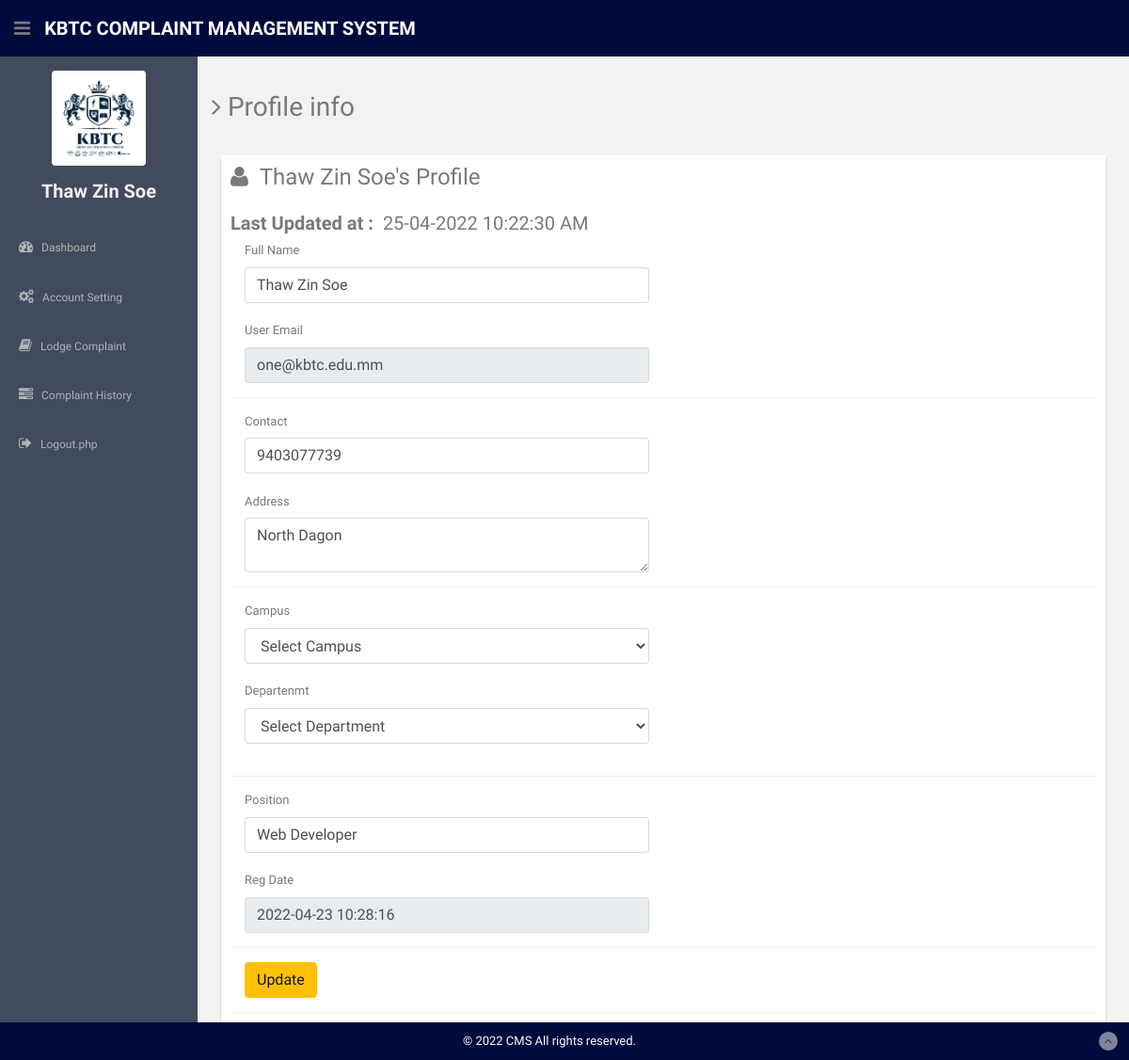
The app's page /users/profile.php (signed in) with its own data.
### tables this page shows
CREATE TABLE `users` (
  `id` int(11) NOT NULL,
  `fullName` varchar(255) DEFAULT NULL,
  `userEmail` varchar(255) DEFAULT NULL,
  `password` varchar(255) DEFAULT NULL,
  `contactNo` bigint(11) DEFAULT NULL,
  `address` tinytext DEFAULT NULL,
  `campus` varchar(255) DEFAULT NULL,
  `department` varchar(255) DEFAULT NULL,
  `position` varchar(255) DEFAULT NULL,
  `userImage` varchar(255) DEFAULT NULL,
  `regDate` timestamp NOT NULL DEFAULT current_timestamp(),
  `updationDate` varchar(255) DEFAULT NULL,
  `status` int(1) NOT NULL
);

### users/profile.php (the view, shortened to what this page needs)
<?php
include('includes/config.php');
if(strlen($_SESSION['login'])==0)
  {
header('location:../index.php');
}
else{
?>
<?php
    include_once("includes/html_head.php");
?>
<body>
    <section id="container">
        <?php include("includes/header.php");?>
        <?php include("includes/sidebar.php");?>
        <section id="main-content">
            <br> <br>
            <section class="wrapper">
                <h3><i class="fa fa-angle-right"></i> Profile info</h3>
                <div class="row mt">
                    <div class="col-lg-12">
                        <div class="form-panel">
                            <?php $query=mysqli_query($bd, "select * from users where userEmail='".$_SESSION['login']."'");
 while($row=mysqli_fetch_array($query))
 {
 ?>
                            <h4 class="mb"><i
                                    class="fa fa-user"></i>&nbsp;&nbsp;<?php echo htmlentities($row['fullName']);?>'s
                                Profile</h4>
                            <h5><b>Last Updated at :</b>&nbsp;&nbsp;<?php echo htmlentities($row['updationDate']);?>
                            </h5>
                            <form class="form-horizontal style-form" method="post" name="profile">
                                <div class="form-group">
                                    <label class="col-sm-2 col-sm-2 control-label">Full Name</label>
                                    <div class="col-sm-6">
                                        <input type="text" name="fullname" required="required"
                                            value="<?php echo htmlentities($row['fullName']);?>" class="form-control">
                                    </div>
                                    <br>
                                    <label class="col-sm-2 col-sm-2 control-label">User Email </label>
                                    <div class="col-sm-6">
                                        <input type="email" name="useremail" required="required"
                                            value="<?php echo htmlentities($row['userEmail']);?>" class="form-control"
                                            readonly>
                                    </div>
                                </div>
                                <div class="form-group">
                                    <label class="col-sm-2 col-sm-2 control-label">Contact</label>
                                    <div class="col-sm-6">
                                        <input type="text" name="contactno" required="required"
                                            value="<?php echo htmlentities($row['contactNo']);?>" class="form-control">
                                    </div>
                                    <br>
                                    <label class="col-sm-2 col-sm-2 control-label">Address </label>
                                    <div class="col-sm-6">
                                        <textarea name="address" required="required"
                                            class="form-control"><?php echo htmlentities($row['address']);?></textarea>
                                    </div>
                                </div>
                                <div class="form-group">
                                    <label class="col-sm-2 col-sm-2 control-label">Campus</label>
                                    <div class="col-sm-6">
                                        <select name="state" required="required" class="form-control">
                                            <option value="<?php echo htmlentities($row['State']);?>"  >
                                                <?php echo htmlentities($st=$row['State']);?>Select Campus</option>
                                        </select>
                                        <br>
                                    </div>
                                    <label class="col-sm-2 col-sm-2 control-label">Departenmt </label>
                                    <div class="col-sm-6">
                                        <select name="country" required="required" class="form-control">
                                            <option value="<?php echo htmlentities($row['State']);?>"  >
                                                <?php echo htmlentities($st=$row['State']);?>Select Department</option>
                                        </select>
                                        <br>
                                    </div>
                                </div>
                                <div class="form-group">
                                    <label class="col-sm-2 col-sm-2 control-label">Position</label>
                                    <div class="col-sm-6">
                                        <input type="text" name="pincode"  required="required"
                                            value="<?php echo htmlentities($row['position']);?>" class="form-control">
                                    </div>
                                    <br>
                                    <label class="col-sm-2 col-sm-2 control-label">Reg Date </label>
                                    <div class="col-sm-6">
                                        <input type="text" name="regdate" required="required"
                                            value="<?php echo htmlentities($row['regDate']);?>" class="form-control"
                                            readonly>
                                    </div>
                                </div>
                                <?php } ?>
                                <div class="form-group">
                                    <div class="col-sm-3" >
                                        <button type="submit" name="submit" class="btn btn-warning">Update</button>
                                    </div>
                                </div>
                            </form>
                        </div>
                    </div>
                </div>
            </section>
        </section>
        <?php include("includes/footer.php");?>
    </section>
</body>
</html>
<?php } ?>

### users/includes/html_head.php (shortened to what this page needs)
<!DOCTYPE html>
<html lang="en">
<head>
    <link href="assets/css/bootstrap.css" rel="stylesheet">
    <link href="assets/font-awesome/css/font-awesome.css" rel="stylesheet" />
    <link rel="stylesheet" type="text/css" href="assets/js/bootstrap-datepicker/css/datepicker.css" />
    <link rel="stylesheet" type="text/css" href="assets/js/bootstrap-daterangepicker/daterangepicker.css" />
    <link href="assets/css/style.css" rel="stylesheet">
    <link href="assets/css/style-responsive.css" rel="stylesheet">
</head>

### users/includes/header.php
<header class="header black-bg">
    <div class="sidebar-toggle-box">
        <div class="fa fa-bars tooltips" data-placement="right" data-original-title="Toggle Navigation"></div>
    </div>
    <a href="index.php" class="logo"><b>KBTC Complaint Management System</b></a>
</header>

### users/includes/sidebar.php (shortened to what this page needs)
<aside>
          <div id="sidebar"  class="nav-collapse ">
              <ul class="sidebar-menu" id="nav-accordion">
              	  <p class="centered"><a href="dashboard.php"><img src="assets/img/img-01.png" class="rounded mx-auto d-block" width="100"></a></p>
                   <?php $query=mysqli_query($bd, "select fullName from users where userEmail='".$_SESSION['login']."'");
 while($row=mysqli_fetch_array($query))
 {
 ?>
              	  <h5 class="centered"><?php echo htmlentities($row['fullName']);?></h5>
                  <?php } ?>
                  <li class="mt">
                      <a href="index.php">
                          <i class="fa fa-dashboard"></i>
                          <span>Dashboard</span>
                      </a>
                  </li>
                  <li class="sub-menu">
                      <a href="javascript:;" >
                          <i class="fa fa-cogs"></i>
                          <span>Account Setting</span>
                      </a>
                  </li>
                  <li class="sub-menu">
                      <a href="register-complaint.php" >
                          <i class="fa fa-book"></i>
                          <span>Lodge Complaint</span>
                      </a>
                    </li>
                  <li class="sub-menu">
                      <a href="complaint-history.php" >
                          <i class="fa fa-tasks"></i>
                          <span>Complaint History</span>
                      </a>
                  </li>
                  <li class="sub-menu">
                      <a href="logout.php" >
                          <i class="fa fa-sign-out"></i>
                          <span>Logout.php</span>
                      </a>
                  </li>
              </ul>
          </div>
      </aside>

### users/includes/footer.php
<footer class="site-footer fixed-bottom" style="background: #000a3d !important;">
         <div class="text-center">
             &copy; 2022 CMS All rights reserved.
             <a href="#" class="go-top">
                 <i class="fa fa-angle-up"></i>
             </a>
         </div>
     </footer>

### users/assets/css/style.css (style rules this page uses)
body { color: #797979; background: #f2f2f2; font-family: 'Ruda', sans-serif; padding: 0px !important; margin: 0px !important; font-size:13px; }
ul li { list-style: none; }
a, a:hover, a:focus { text-decoration: none; outline: none; }
#container { width: 100%; height: 100%; }
.centered { text-align: center; }
.mt { margin-top: 25px; }
.mb { margin-bottom: 25px; }
#sidebar { width: 210px; height: 100%; position: fixed; background: #424a5d; }
#sidebar h5 { color: #f2f2f2; font-weight: 700; }
#sidebar ul li { position: relative; }
ul.sidebar-menu , ul.sidebar-menu li ul.sub { margin: -2px 0 0; padding: 0; }
ul.sidebar-menu { margin-top: 75px; }
ul.sidebar-menu li { margin-bottom: 5px; margin-left:10px; margin-right:10px; }
ul.sidebar-menu li.sub-menu { line-height: 15px; }
ul.sidebar-menu li a span { display: inline-block; }
ul.sidebar-menu li a { color: #aeb2b7; text-decoration: none; display: block; padding: 15px 0 15px 10px; font-size: 12px; outline: none; -webkit-transition: all 0.3s ease; -moz-transition: all 0.3s ease; -o-transition: all 0.3s ease; -ms-transition: all 0.3s ease; transition: all 0.3s ease; }
ul.sidebar-menu li a i { font-size: 15px; padding-right: 6px; }
#main-content { margin-left: 210px; }
.header, .footer { min-height: 60px; padding: 0 15px; }
.header { position: fixed; left: 0; right: 0; z-index: 1002; }
.black-bg { background: #000a3d; border-bottom: 1px solid #000a3d; }
.wrapper { display: inline-block; margin-top: 60px; padding-left: 15px; padding-right: 15px; padding-bottom: 15px; padding-top: 0px; width: 100%; }
a.logo { font-size: 20px; color: #ffffff; float: left; margin-top: 15px; text-transform: uppercase; }
a.logo b { font-weight: 900; }
.sidebar-toggle-box { float: left; padding-right: 15px; margin-top: 20px; }
.sidebar-toggle-box .fa-bars { cursor: pointer; display: inline-block; font-size: 20px; }
.form-panel { background: #ffffff; margin: 10px; padding: 10px; box-shadow: 0px 3px 2px #aab2bd; text-align: left; }
label { font-weight: 400; }
.form-horizontal.style-form .form-group { border-bottom: 1px solid #eff2f7; padding-bottom: 15px; margin-bottom: 15px; }
@media (min-width: 768px) { .form-horizontal .control-label { text-align: left; } }
.site-footer { background: #000a3d !important; color: #fff; padding: 10px 0; }
.go-top { margin-right: 1%; float: right; background: rgba(255,255,255,.5); width: 20px; height: 20px; border-radius: 50%; -webkit-border-radius: 50%; }
.go-top i { color: #2A3542; }

### records on screen
users: fullName "Thaw Zin Soe", updationDate "25-04-2022 10:22:30 AM", fullname "Thaw Zin Soe", useremail "one@kbtc.edu.mm", contactno "9403077739", address "North Dagon", pincode "Web Developer", regdate "2022-04-23 10:28:16"
